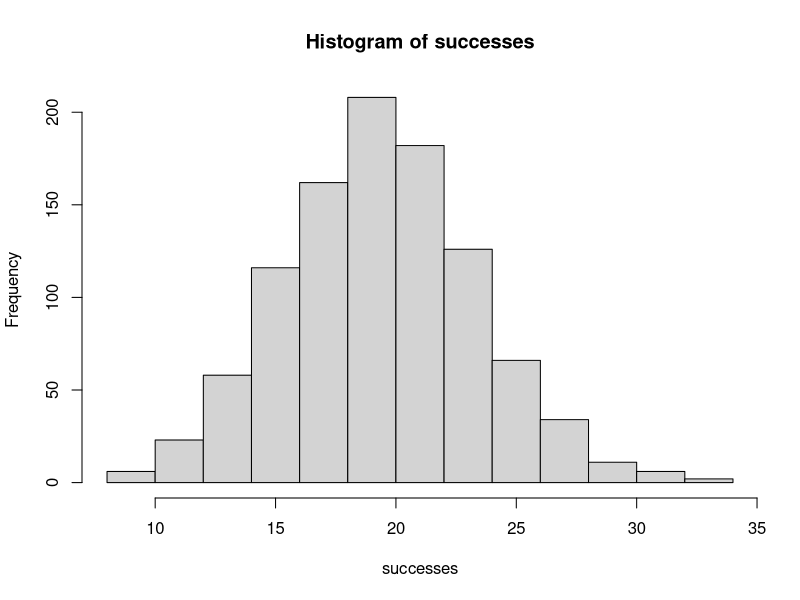
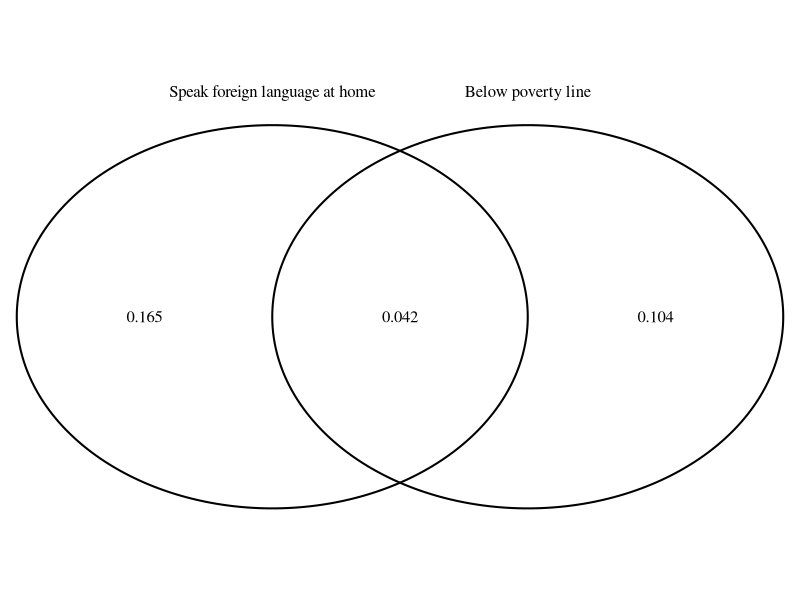

Write R code to recreate these figures, in order.
## ---- chunk 1
knitr::opts_chunk$set(
  collapse = TRUE,
  fig.align="center",
  fig.pos="t",
  strip.white = TRUE
)
## ---- chunk 2
792/11
sqrt(pi)
exp(2)
256^(1/4)
log(2)
## ---- chunk 3
a <- 3
b <- 7
a*b
## ---- chunk 4
v <- -2:4 
w <- seq(from=1,length.out = 7)
v*w
## ---- chunk 5
successes <- rbinom(100,1,.2)
successes
sum(successes)/100
## ---- chunk 6
library(ggplot2)
successes <- rbinom(1000,100,.2)
hist(successes)
## ---- chunk 7
library(VennDiagram)
grid.newpage()
venn.plot <- draw.pairwise.venn(area1      = .146,
                                area2      = .207,
                                cross.area = .042,
                                category   = c("Below poverty line", "Speak foreign language at home"),
                                cat.pos = 0,
                                cat.dist = .035,
                                scaled     = FALSE)
